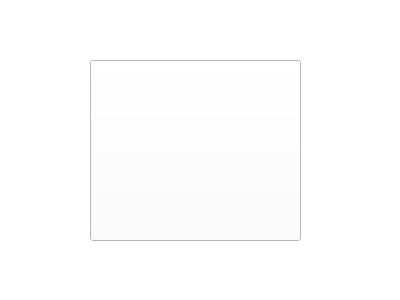
<?xml version="1.0" encoding="UTF-8"?>
<ui version="4.0">
 <class>Target</class>
 <widget class="QWidget" name="Target">
  <property name="geometry">
   <rect>
    <x>0</x>
    <y>0</y>
    <width>400</width>
    <height>300</height>
   </rect>
  </property>
  <property name="windowTitle">
   <string>Form</string>
  </property>
  <property name="styleSheet">
   <string notr="true">background-color: rgb(255, 255, 255);</string>
  </property>
  <widget class="QPushButton" name="TargetBtn_TargetUI">
   <property name="geometry">
    <rect>
     <x>90</x>
     <y>60</y>
     <width>211</width>
     <height>181</height>
    </rect>
   </property>
   <property name="styleSheet">
    <string notr="true">border-image: url(:/pic/targets/101-50胸环靶.bmp);</string>
   </property>
   <property name="text">
    <string/>
   </property>
  </widget>
 </widget>
 <resources/>
 <connections/>
</ui>
